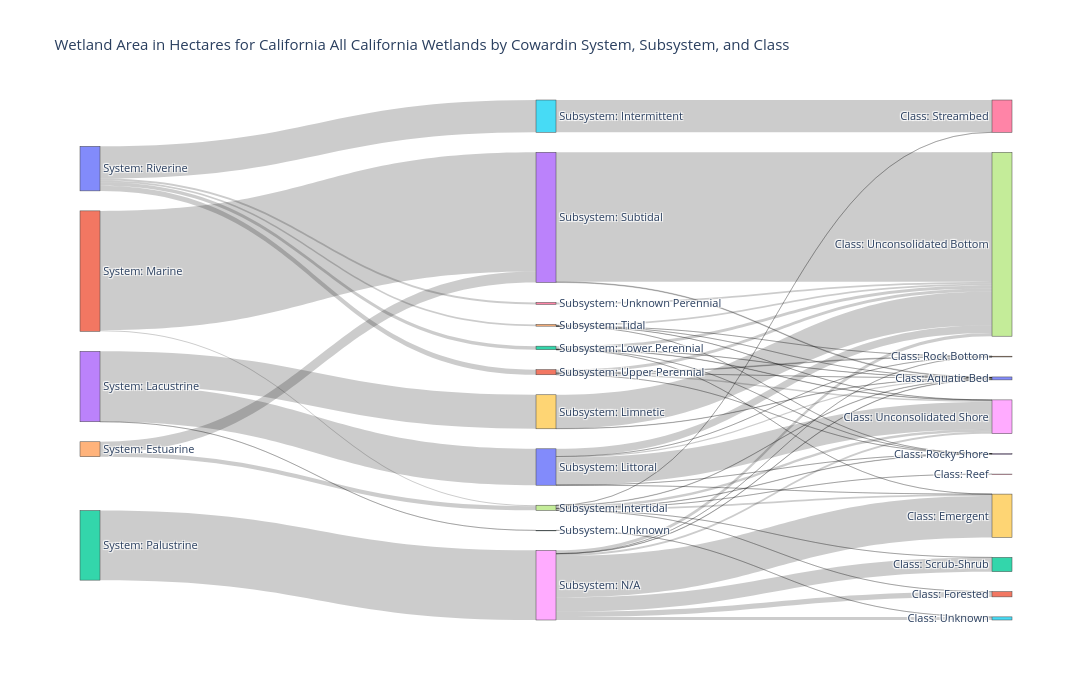

Notebook code for this chart:
### Code cell
# same as above but for all wetlands in the NWI CA dataset

# 1. Prepare data
df2 = wetlands_all.copy()

df2["Hectares"] = pd.to_numeric(df2["Hectares"], errors="coerce")
df2 = df2.dropna(subset=["Hectares"])

cols2 = ["C System", "C Subsystem", "C Class"]

for col in cols2:
    df2[col] = df2[col].fillna("Unknown").astype(str)

# 2. Calculate total hectares for each transition
flow1 = (
    df2.groupby(["C System", "C Subsystem"])["Hectares"]
    .sum()
    .reset_index()
)

flow2 = (
    df2.groupby(["C Subsystem", "C Class"])["Hectares"]
    .sum()
    .reset_index()
)

# 3. Create separate nodes for each classification level
systems = df2["C System"].unique().tolist()
subsystems = df2["C Subsystem"].unique().tolist()
classes = df2["C Class"].unique().tolist()

labels = (
    [f"System: {x}" for x in systems]
    + [f"Subsystem: {x}" for x in subsystems]
    + [f"Class: {x}" for x in classes]
)

system_map = {x: i for i, x in enumerate(systems)}

subsystem_map = {
    x: i + len(systems)
    for i, x in enumerate(subsystems)
}

class_map = {
    x: i + len(systems) + len(subsystems)
    for i, x in enumerate(classes)
}

# 4. Build links
sources = (
    flow1["C System"].map(system_map).tolist()
    + flow2["C Subsystem"].map(subsystem_map).tolist()
)

targets = (
    flow1["C Subsystem"].map(subsystem_map).tolist()
    + flow2["C Class"].map(class_map).tolist()
)

values = (
    flow1["Hectares"].tolist()
    + flow2["Hectares"].tolist()
)

# 5. Generate the Sankey diagram
fig_subset_all = go.Figure(go.Sankey(
    node=dict(label=labels),
    link=dict(
        source=sources,
        target=targets,
        value=values,
        hovertemplate=(
            "%{source.label} → %{target.label}<br>"
            "Area: %{value:,.2s} hectares"
            "<extra></extra>"
        )
    )
))

fig_subset_all.update_layout(
    title="Wetland Area in Hectares for California All California Wetlands by Cowardin System, Subsystem, and Class",
    font_size=11,
    width=1100,
    height=700
)

fig_subset_all.show()

### Figure 1 — Plotly figure (JSON) as saved in the notebook; plotly's stock layout.template omitted (floating-point values rounded to 4 significant figures)
{"data": [{"link": {"hovertemplate": "%{source.label} → %{target.label}<br>Area: %{value:,.2s} hectares<extra></extra>", "source": [4, 4, 3, 3, 3, 1, 1, 2, 0, 0, 0, 0, 0, 5, 7, 7, 7, 7, 7, 7, 7, 7, 9, 9, 10, 10, 10, 10, 10, 10, 12, 12, 12, 12, 12, 8, 8, 8, 8, 8, 8, 8, 8, 13, 13, 14, 14, 14, 14, 14, 15, 6, 11, 11, 11, 11, 11], "target": [7, 13, 9, 10, 15, 7, 13, 8, 5, 12, 14, 6, 11, 16, 20, 19, 21, 26, 23, 22, 16, 18, 20, 17, 20, 19, 24, 23, 17, 18, 20, 19, 23, 17, 18, 20, 19, 21, 24, 22, 17, 18, 25, 20, 17, 20, 24, 23, 17, 18, 25, 17, 20, 24, 23, 17, 18], "value": [45190.0, 120900.0, 379100.0, 405700.0, 8.759, 12250.0, 1330000.0, 775800.0, 359500.0, 39100.0, 19640.0, 21470.0, 56920.0, 359500.0, 4150.0, 21370.0, 3.685, 116.1, 3320.0, 109.2, 1027.0, 27340.0, 2859.0, 376300.0, 12080.0, 927.9, 13.86, 5.263, 86010.0, 306600.0, 1975.0, 18.16, 1.623, 33010.0, 4095.0, 4165.0, 459900.0, 58340.0, 1.046, 158800.0, 36630.0, 23190.0, 34770.0, 7374.0, 1443000.0, 160.1, 0.0404, 3.527, 19120.0, 348.2, 8.759, 21470.0, 87.11, 8334.0, 694.7, 32500.0, 15300.0]}, "node": {"label": ["System: Riverine", "System: Marine", "System: Palustrine", "System: Lacustrine", "System: Estuarine", "Subsystem: Intermittent", "Subsystem: Unknown Perennial", "Subsystem: Intertidal", "Subsystem: N/A", "Subsystem: Limnetic", "Subsystem: Littoral", "Subsystem: Upper Perennial", "Subsystem: Lower Perennial", "Subsystem: Subtidal", "Subsystem: Tidal", "Subsystem: Unknown", "Class: Streambed", "Class: Unconsolidated Bottom", "Class: Unconsolidated Shore", "Class: Emergent", "Class: Aquatic Bed", "Class: Forested", "Class: Scrub-Shrub", "Class: Rocky Shore", "Class: Rock Bottom", "Class: Unknown", "Class: Reef"]}, "type": "sankey"}], "layout": {"font": {"size": 11}, "height": 700, "title": {"text": "Wetland Area in Hectares for California All California Wetlands by Cowardin System, Subsystem, and Class"}, "width": 1100}}
